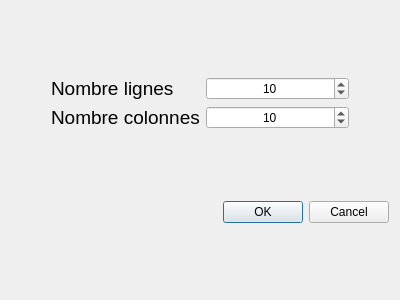
<?xml version="1.0" encoding="UTF-8"?>
<ui version="4.0">
 <class>DialogGenerer</class>
 <widget class="QDialog" name="DialogGenerer">
  <property name="geometry">
   <rect>
    <x>0</x>
    <y>0</y>
    <width>400</width>
    <height>300</height>
   </rect>
  </property>
  <property name="windowTitle">
   <string>Dialog</string>
  </property>
  <layout class="QVBoxLayout" name="verticalLayout">
   <item>
    <layout class="QHBoxLayout" name="horizontalLayout">
     <item>
      <spacer name="horizontalSpacer">
       <property name="orientation">
        <enum>Qt::Horizontal</enum>
       </property>
       <property name="sizeType">
        <enum>QSizePolicy::Minimum</enum>
       </property>
       <property name="sizeHint" stdset="0">
        <size>
         <width>40</width>
         <height>20</height>
        </size>
       </property>
      </spacer>
     </item>
     <item>
      <layout class="QGridLayout" name="gridLayout">
       <item row="0" column="0">
        <widget class="QLabel" name="label_2">
         <property name="text">
          <string>&lt;html&gt;&lt;head/&gt;&lt;body&gt;&lt;p&gt;&lt;span style=&quot; font-size:14pt;&quot;&gt;Nombre lignes&lt;/span&gt;&lt;/p&gt;&lt;/body&gt;&lt;/html&gt;</string>
         </property>
         <property name="alignment">
          <set>Qt::AlignLeading|Qt::AlignLeft|Qt::AlignVCenter</set>
         </property>
        </widget>
       </item>
       <item row="0" column="1">
        <widget class="QSpinBox" name="_mySpinBoxRow">
         <property name="sizePolicy">
          <sizepolicy hsizetype="Preferred" vsizetype="Fixed">
           <horstretch>0</horstretch>
           <verstretch>0</verstretch>
          </sizepolicy>
         </property>
         <property name="alignment">
          <set>Qt::AlignCenter</set>
         </property>
         <property name="minimum">
          <number>1</number>
         </property>
         <property name="maximum">
          <number>15624</number>
         </property>
         <property name="value">
          <number>10</number>
         </property>
        </widget>
       </item>
       <item row="1" column="0">
        <widget class="QLabel" name="label">
         <property name="sizePolicy">
          <sizepolicy hsizetype="Preferred" vsizetype="Preferred">
           <horstretch>0</horstretch>
           <verstretch>0</verstretch>
          </sizepolicy>
         </property>
         <property name="layoutDirection">
          <enum>Qt::LeftToRight</enum>
         </property>
         <property name="text">
          <string>&lt;html&gt;&lt;head/&gt;&lt;body&gt;&lt;p&gt;&lt;span style=&quot; font-size:14pt;&quot;&gt;Nombre colonnes&lt;/span&gt;&lt;/p&gt;&lt;/body&gt;&lt;/html&gt;</string>
         </property>
         <property name="alignment">
          <set>Qt::AlignLeading|Qt::AlignLeft|Qt::AlignVCenter</set>
         </property>
        </widget>
       </item>
       <item row="1" column="1">
        <widget class="QSpinBox" name="_mySpinBoxCol">
         <property name="sizePolicy">
          <sizepolicy hsizetype="Preferred" vsizetype="Fixed">
           <horstretch>0</horstretch>
           <verstretch>0</verstretch>
          </sizepolicy>
         </property>
         <property name="alignment">
          <set>Qt::AlignCenter</set>
         </property>
         <property name="minimum">
          <number>1</number>
         </property>
         <property name="maximum">
          <number>15624</number>
         </property>
         <property name="value">
          <number>10</number>
         </property>
        </widget>
       </item>
      </layout>
     </item>
     <item>
      <spacer name="horizontalSpacer_2">
       <property name="orientation">
        <enum>Qt::Horizontal</enum>
       </property>
       <property name="sizeType">
        <enum>QSizePolicy::Minimum</enum>
       </property>
       <property name="sizeHint" stdset="0">
        <size>
         <width>40</width>
         <height>20</height>
        </size>
       </property>
      </spacer>
     </item>
    </layout>
   </item>
   <item>
    <widget class="QDialogButtonBox" name="buttonBox">
     <property name="orientation">
      <enum>Qt::Horizontal</enum>
     </property>
     <property name="standardButtons">
      <set>QDialogButtonBox::Cancel|QDialogButtonBox::Ok</set>
     </property>
    </widget>
   </item>
  </layout>
 </widget>
 <resources/>
 <connections>
  <connection>
   <sender>buttonBox</sender>
   <signal>accepted()</signal>
   <receiver>DialogGenerer</receiver>
   <slot>accept()</slot>
   <hints>
    <hint type="sourcelabel">
     <x>248</x>
     <y>254</y>
    </hint>
    <hint type="destinationlabel">
     <x>157</x>
     <y>274</y>
    </hint>
   </hints>
  </connection>
  <connection>
   <sender>buttonBox</sender>
   <signal>rejected()</signal>
   <receiver>DialogGenerer</receiver>
   <slot>reject()</slot>
   <hints>
    <hint type="sourcelabel">
     <x>316</x>
     <y>260</y>
    </hint>
    <hint type="destinationlabel">
     <x>286</x>
     <y>274</y>
    </hint>
   </hints>
  </connection>
 </connections>
</ui>
